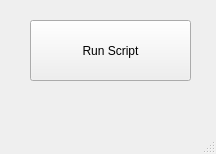
<?xml version="1.0" encoding="UTF-8"?>
<ui version="4.0">
 <class>MainWindow</class>
 <widget class="QMainWindow" name="MainWindow">
  <property name="geometry">
   <rect>
    <x>0</x>
    <y>0</y>
    <width>216</width>
    <height>154</height>
   </rect>
  </property>
  <property name="windowTitle">
   <string>MainWindow</string>
  </property>
  <widget class="QWidget" name="centralwidget">
   <widget class="QPushButton" name="makeCube">
    <property name="geometry">
     <rect>
      <x>30</x>
      <y>20</y>
      <width>161</width>
      <height>61</height>
     </rect>
    </property>
    <property name="text">
     <string>Run Script</string>
    </property>
   </widget>
  </widget>
  <widget class="QMenuBar" name="menubar">
   <property name="geometry">
    <rect>
     <x>0</x>
     <y>0</y>
     <width>216</width>
     <height>21</height>
    </rect>
   </property>
  </widget>
  <widget class="QStatusBar" name="statusbar"/>
 </widget>
 <resources/>
 <connections/>
</ui>
